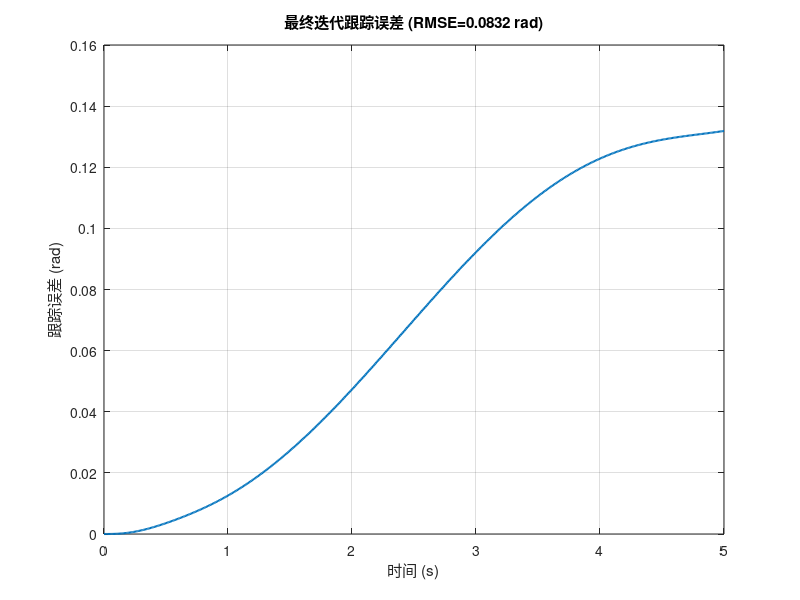
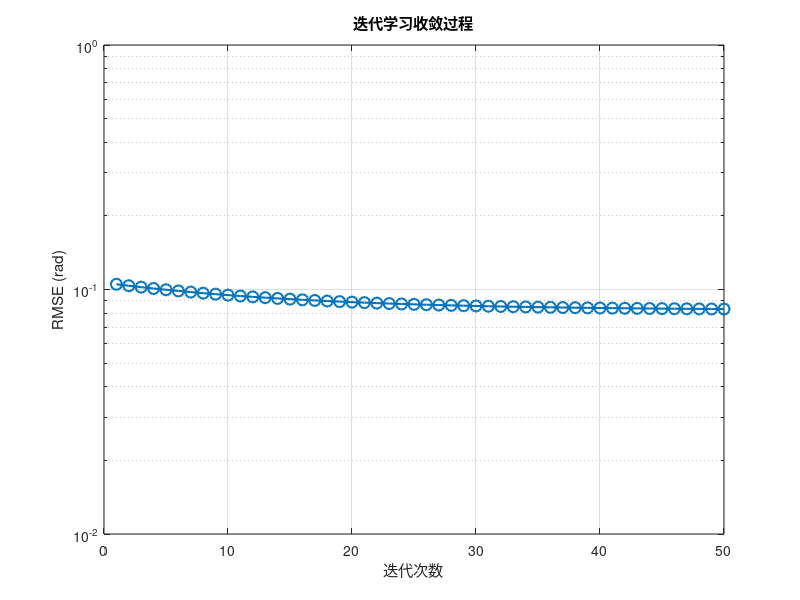
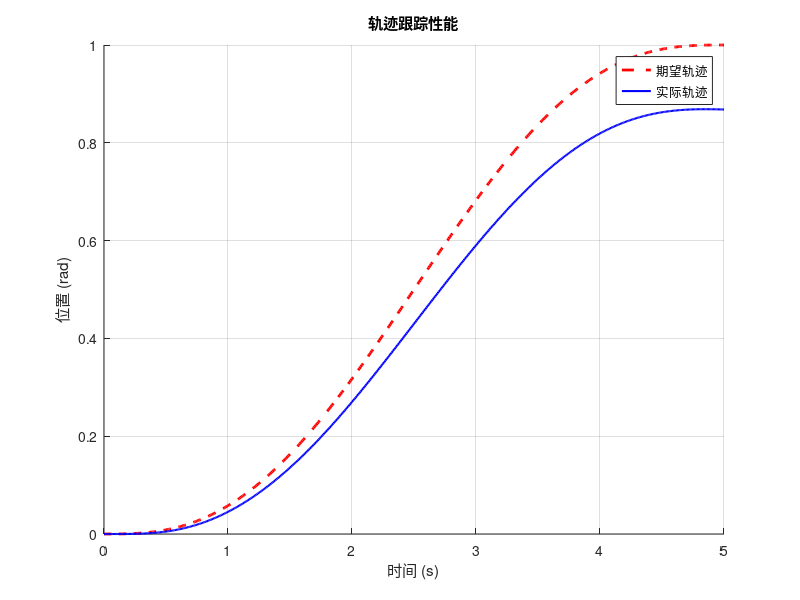

Reproduce these figures in MATLAB, in order. (Note: this script raises an error after producing the figures.)
clear; close all; clc;

%% 参数设置
Ts = 0.01;          % 采样时间 (10ms)
T = 5;              % 轨迹持续时间 (2秒)
t = 0:Ts:T;         % 时间向量
N = length(t);      % 时间步数
iter_max =  50;      % 最大迭代次数

% 机械臂模型参数 (二阶系统近似)
m = 1.5;            % 等效质量 (kg)
b = 2.0;            % 等效阻尼 (N·s/m)
k = 10.0;           % 等效刚度 (N/m)

% 状态空间模型 (连续时间)
A = [0 1; -k/m -b/m];
B = [0; 1/m];
C = [1 0];
D = 0;
sys_c = ss(A, B, C, D);

% 离散化
sys_d = c2d(sys_c, Ts, 'zoh');
[Ad, Bd, Cd, Dd] = ssdata(sys_d);

% ILC参数
Lp = 0.8;           % P学习增益
Ld = 0.2;           % D学习增益
Q = 0.1;            % 低通滤波器Q (0-1之间)
alpha = 0.95;       % 遗忘因子

%% 期望轨迹 (五次多项式)
t0 = 0; tf = T;
qd0 = 0; qdf = 1;   % 起始和结束位置
qd = qd0 + (qdf - qd0)*(10*(t/tf).^3 - 15*(t/tf).^4 + 6*(t/tf).^5);
qd_dot = diff(qd)/Ts; qd_dot = [qd_dot, qd_dot(end)]; % 一阶导数
qd_ddot = diff(qd_dot)/Ts; qd_ddot = [qd_ddot, qd_ddot(end)]; % 二阶导数

%% 初始化存储变量
u_ff = zeros(1, N);     % 前馈控制信号
e_history = zeros(iter_max, N); % 误差历史
u_history = zeros(iter_max, N); % 控制信号历史
rmse = zeros(iter_max, 1);      % RMSE历史

%% 迭代学习控制主循环
for iter = 1:iter_max
    % 初始化状态
    x = [0; 0]; % 位置和速度
    y = zeros(1, N);
    u_fb = zeros(1, N);
    
    % 反馈控制器参数 (PD控制)
    Kp = 50;
    Kd = 5;
    
    % 运行单次迭代
    for k = 1:N-1
        % 反馈控制
        e = qd(k) - y(k);
        edot = qd_dot(k) - x(2);
        u_fb(k) = Kp*e + Kd*edot;
        
        % 总控制量 = 前馈 + 反馈
        u_total = u_ff(k) + u_fb(k);
        
        % 系统动态更新
        x = Ad*x + Bd*u_total;
        y(k+1) = Cd*x;
        
        % 存储误差
        e_history(iter, k) = e;
    end
    
    % 计算本次迭代的跟踪误差
    e_iter = qd - y;
    rmse(iter) = sqrt(mean(e_iter.^2));
    
    % 存储控制信号
    u_history(iter, :) = u_ff;
    
    % 显示进度
    fprintf('迭代 %2d: RMSE = %.6f rad\n', iter, rmse(iter));
    
    % 停止条件检查
    if iter > 1 && abs(rmse(iter) - rmse(iter-1)) < 1e-6
        fprintf('收敛于迭代 %d\n', iter);
        break;
    end
    
    % ILC更新律 (PD型 + 低通滤波)
    if iter < iter_max
        % 计算误差导数
        de = diff(e_iter)/Ts;
        de = [de, de(end)];
        
        % PD型学习律
        delta_u = Lp*e_iter + Ld*de;
        
        % 应用低通滤波
        delta_u_filt = filter(1-Q, 1 -Q, delta_u);
        
        % 更新前馈信号 (带遗忘因子)
        u_ff = alpha*u_ff + delta_u_filt;
    end
end

%% 结果可视化
% 跟踪误差曲线
figure;
plot(t, e_iter, 'LineWidth', 1.5);
xlabel('时间 (s)');
ylabel('跟踪误差 (rad)');
title(sprintf('最终迭代跟踪误差 (RMSE=%.4f rad)', rmse(iter)));
grid on;

% 迭代过程收敛曲线
figure;
semilogy(1:iter, rmse(1:iter), 'o-', 'LineWidth', 1.5, 'MarkerSize', 8);
xlabel('迭代次数');
ylabel('RMSE (rad)');
title('迭代学习收敛过程');
grid on;

% 期望轨迹与实际轨迹对比
figure;
hold on;
plot(t, qd, 'r--', 'LineWidth', 2);
plot(t, y, 'b-', 'LineWidth', 1.5);
xlabel('时间 (s)');
ylabel('位置 (rad)');
legend('期望轨迹', '实际轨迹', 'Location', 'best');
title('轨迹跟踪性能');
grid on;

% 控制信号可视化
figure;
subplot(2,1,1);
plot(t, u_ff, 'LineWidth', 1.5);
xlabel('时间 (s)');
ylabel('前馈控制 (Nm)');
title('学习得到的前馈控制信号');
grid on;

subplot(2,1,2);
plot(t, u_fb, 'LineWidth', 1.5);
xlabel('时间 (s)');
ylabel('反馈控制 (Nm)');
title('反馈控制信号');
grid on;

% 学习过程动画 (前几次迭代)
figure;
for i = 1:min(4, iter)
    subplot(2,2,i);
    plot(t, qd, 'r--', 'LineWidth', 2);
    hold on;
    plot(t, e_history(i,:) + qd, 'b-', 'LineWidth', 1.5);
    title(sprintf('迭代 %d: RMSE=%.4f', i, rmse(i)));
    xlabel('时间 (s)');
    ylabel('位置 (rad)');
    legend('期望', '实际', 'Location', 'best');
    grid on;
    axis([0 T -0.2 1.2]);
end